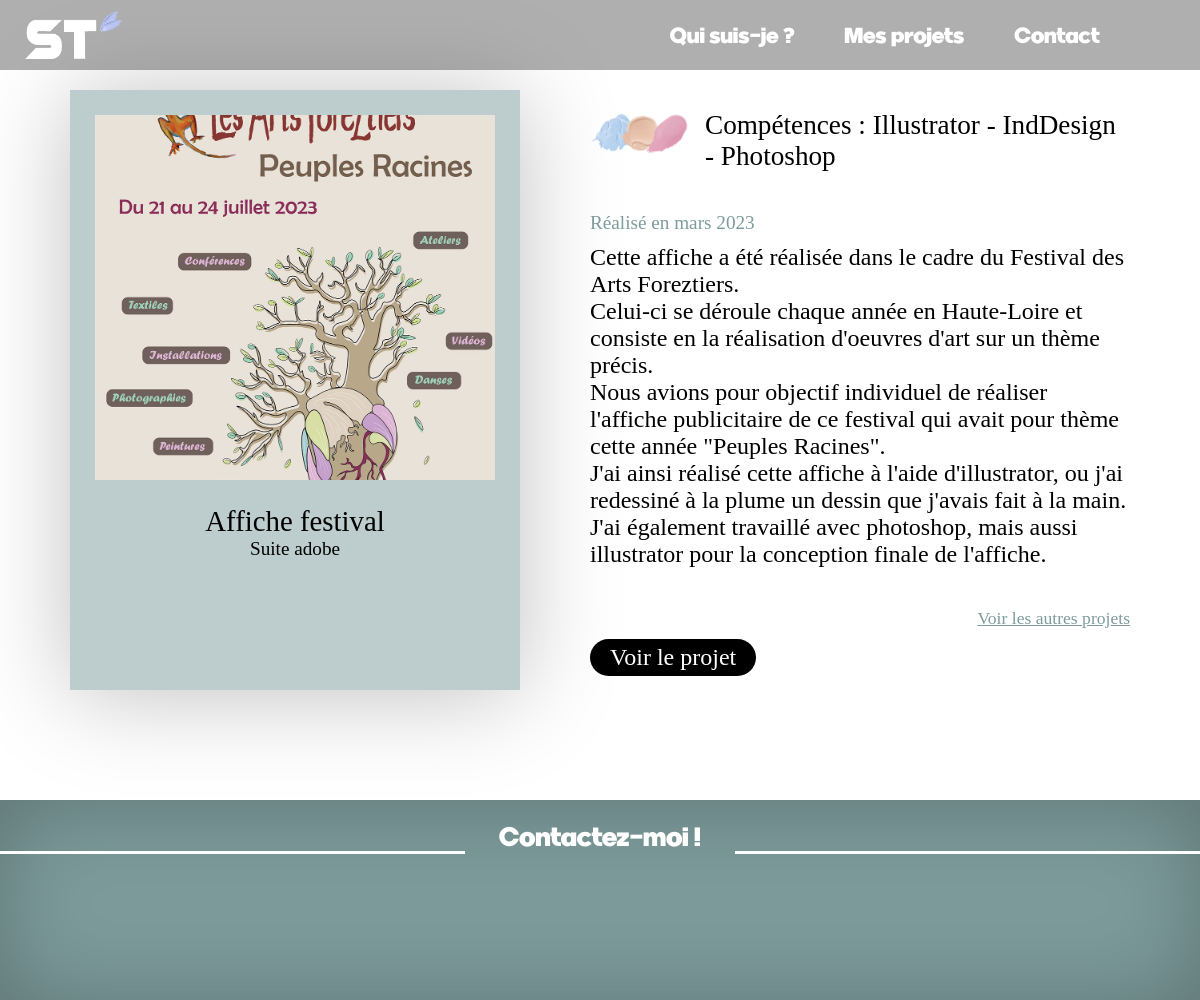
The page /projet.php?proj=3 on the database its author committed.
### tables this page shows
CREATE TABLE IF NOT EXISTS `projets` (
  `id_proj` int NOT NULL AUTO_INCREMENT,
  `titre` varchar(30) NOT NULL,
  `date` varchar(100) NOT NULL,
  `competence_principale` varchar(30) NOT NULL,
  `competences` varchar(100) NOT NULL,
  `couleur` varchar(10) NOT NULL,
  `description` varchar(800) NOT NULL,
  `lien` varchar(100) NOT NULL,
  PRIMARY KEY (`id_proj`)
);

### projet.php (the view, shortened to what this page needs)
<?php
include("connexion.php");
if(isset($_GET["proj"])){
    $proj = $_GET["proj"];
}
else{
    $proj = "1";
}
$requete="SELECT * FROM projets WHERE id_proj=$proj";
$stmt=$db->query($requete);
$result=$stmt-> fetchall(PDO::FETCH_ASSOC);
?>
<!DOCTYPE html>
<html lang="fr">
<head>
    <link rel="stylesheet" href="style.css">
    <link rel="stylesheet" href="styleProjets.css">
    <link href="https://unpkg.com/aos@2.3.1/dist/aos.css" rel="stylesheet" />
</head>
<body>
    <header>
        <nav>
            <a href="index.php" class="lienLogo">
                <img src="./img/logo.png" alt="retour à l'accueil" class="logo">
            </a>
            <a href="index.php#quiSuisJe" class="navItems change"></a>
            <a href="index.php#mesProjets" class="navItems change2"></a>
            <a href="index.php#contact" class="navItems">Contact</a>
        </nav>
    </header>
    <section>
        <div class="wrapper">
            <a href="<?php foreach ($result as $row) echo $row["lien"]?>" style=" background-color:#<?php foreach ($result as $row) echo $row["couleur"]?>" class="card deux">
                    <div class="imgCard" style="background-image: url('./img/<?php foreach ($result as $row) echo $row["id_proj"]?>.jpg');"></div>
                    <div class="texte">
                        <div class="titleCard"><?php foreach ($result as $row) echo $row["titre"]?></div>
                        <div class="competenceCard"><?php foreach ($result as $row) echo $row["competence_principale"]?></div>
                    </div>
            </a>
            <div class="description">
                <div class="competencesContainer">
                     <img src="./img/taches.png" class="taches">
                     <div class="competences">Compétences : <?php foreach ($result as $row) echo $row["competences"]?></div>
                </div>
                <div class="date">Réalisé en <?php foreach ($result as $row) echo $row["date"]?> </div>
                <div class="txt"><?php foreach ($result as $row) echo $row["description"]?></div>
                <a href="index.php#mesProjets" class="autresProjets">Voir les autres projets</a>
                <a href="<?php foreach ($result as $row) echo $row["lien"]?>" class="lienProjet">Voir le projet</a>
           </div>
        </div>
    </section>
    <footer>
        <div class="contactez-moi">
            <div class="line"></div>
            <div class="txtContact"> Contactez-moi !</div>
            <div class="line"></div>
        </div>
        <div class="contact">
        </div>
    </footer>
</body>
</html>

### style.css (style rules this page uses)
*,*::after, *::before { box-sizing: border-box; }
* { cursor:none; }
html { scroll-behavior: smooth; }
body { margin:0; }
nav { display:flex; justify-content:flex-end; align-items:center; gap:15px; padding-left:15px; padding-right:15px; height:70px; background-color: rgba(78, 78, 78, 0.45); filter: blur(0px); }
.lienLogo { margin-right: auto; }
.logo { width:100px; }
.navItems { color:white; text-decoration:none; font-family:"provicali" ,"sans-serif"; font-size:0.9rem; transition:0.2s ease-in-out }
.change:after { content:"Moi"; }
.change2:after { content:"Projets"; }
@media (min-width:500px) { .change:after { content:"Qui suis-je ?"; } }
@media (min-width:500px) { .change2:after { content:"Mes projets"; } }
@media (min-width:600px) { nav { gap:30px; padding-right: 30px; } }
@media (min-width:600px) { .navItems { font-size:1.2rem; } }
@media (min-width:800px) { nav { gap:50px; padding-left: 25px; padding-right:25px; } }
@media (min-width:800px) { .navItems { font-size:1.4rem; } }
@media (min-width:1100px) { nav { padding-right: 100px; } }

### styleProjets.css (style rules this page uses)
*, *::after,*::before { box-sizing: border-box; }
body { margin: 0; font-family: "Pangolin", "sans-serif"; }
section { padding: 20px 20px 60px 20px; }
.competencesContainer { display:flex; justify-content: flex-start; gap:15px; padding:20px 0px 30px 0px; }
.taches { height:50px; width:100px; }
.competences { font-size:1.4rem; }
.date { font-size:1.2rem; color:#7D9B9B;; }
.card { width:80vw; height:100vw; box-shadow: 0px 4px 90px 0px rgba(0, 0, 0, 0.25); display: grid; grid-template-columns: 1fr; grid-template-rows: 4.5fr 2fr; place-content: center; transition: ease-in-out 0.2s; margin: auto; margin-bottom:30px; margin-top:30px; }
.imgCard { background-size: cover; background-position: center; margin: 5vw; }
a { color: black; text-decoration: none; }
.titleCard, .competenceCard { text-align: center; font-size:1.2rem; }
.titleCard { font-size: 1.8rem; }
.description { display: flex; flex-direction: column; align-items: flex-start; gap:10px; font-size:1.2rem; }
.txt { margin-bottom:30px; }
.lienProjet { color:white; background-color: black; padding:5px 20px 5px 20px; border-radius: 50px; transition: padding 0.2s ease-in-out; }
.autresProjets { font-size: 1.1rem; text-decoration: underline; color:#7D9B9B; align-self: flex-end; transition: font-weight 0.2 ease-in-out; }
footer { width:100%; height:150px; background-color: #7D9B9B; box-shadow: 0px 4px 90px 0px rgba(0, 0, 0, 0.25) inset; }
.contactez-moi { display: flex; justify-content: center; padding-top:20px; }
.line { width:100%; border-bottom: 3px solid white; }
.txtContact { font-family: "provicali", "sans-serif"; font-size: 0.9rem; text-align: center; color:white; width:700px; }
.contact { display: flex; justify-content: center; align-items: center; gap: 20px; padding-top: 20px; }
@media (min-width:600px) { .description { margin: 0px 50px 0px 50px; } }
@media (min-width:600px) { .txtContact { font-size: 1.5rem; } }
@media (min-width:600px) { .card { width:70vw; height:90vw; } }
@media (min-width:850px) { .wrapper { display:flex; align-items: flex-end; height: fit-content; } }
@media (min-width:850px) { .card { width:350px; height:500px; margin:0px 20px 50px 50px; flex-shrink: 0; } }
@media (min-width:850px) { .imgCard { margin:25px; } }
@media (min-width:850px) { .txt { max-width:650px; } }
@media (min-width:850px) { footer { height:200px; } }
@media (min-width:850px) { .txtContact { font-size:1.7rem; } }
@media (min-width:850px) { .contact { padding-top:45px; gap:50px; } }
@media (min-width:1000px) { .wrapper { align-items:flex-start; } }
@media (min-width:1100px) { .card { width:450px; height:600px; } }
@media (min-width:1100px) { .description { font-size:1.5rem; } }
@media (min-width:1100px) { .competences { font-size:1.7rem; } }

### rows shown on the page
projets: titre "Affiche festival", competence_principale "Suite adobe", competences "Illustrator - IndDesign - Photoshop", date "mars 2023", description "Cette affiche a été réalisée dans le cadre du Festival des Arts Foreztiers. Celui-ci se déroule chaque année en Haute-Loire et consiste en la réalisation d'oeuvres d'art sur un thème précis. Nous avions pour objectif individuel de réaliser l'affiche publicitaire de ce festival qui avait pour thème cette année \"Peuples Racines\". J'ai ainsi réalisé cette affiche à l'aide d'illustrator, ou j'ai redessiné à la plume un dessin que j'avais fait à la main. J'ai également travaillé avec photoshop, mais aussi illustrator pour la conception finale de l'affiche."
